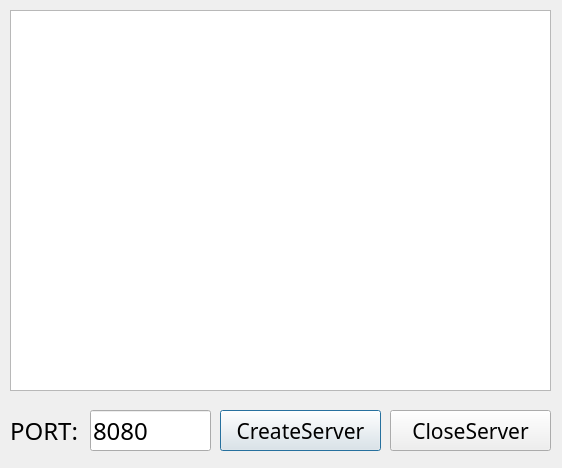
<?xml version="1.0" encoding="UTF-8"?>
<ui version="4.0">
 <class>ChatServerDialog</class>
 <widget class="QDialog" name="ChatServerDialog">
  <property name="geometry">
   <rect>
    <x>0</x>
    <y>0</y>
    <width>562</width>
    <height>468</height>
   </rect>
  </property>
  <property name="windowTitle">
   <string>ChatServerDialog</string>
  </property>
  <widget class="QListWidget" name="listWidget">
   <property name="geometry">
    <rect>
     <x>10</x>
     <y>10</y>
     <width>541</width>
     <height>381</height>
    </rect>
   </property>
  </widget>
  <widget class="QLabel" name="label">
   <property name="geometry">
    <rect>
     <x>10</x>
     <y>410</y>
     <width>71</width>
     <height>41</height>
    </rect>
   </property>
   <property name="font">
    <font>
     <family>YaHei Consolas Hybrid</family>
     <pointsize>18</pointsize>
    </font>
   </property>
   <property name="text">
    <string>PORT:</string>
   </property>
  </widget>
  <widget class="QLineEdit" name="portEdit">
   <property name="geometry">
    <rect>
     <x>90</x>
     <y>410</y>
     <width>121</width>
     <height>41</height>
    </rect>
   </property>
   <property name="font">
    <font>
     <family>YaHei Consolas Hybrid</family>
     <pointsize>18</pointsize>
    </font>
   </property>
   <property name="text">
    <string>8080</string>
   </property>
  </widget>
  <widget class="QPushButton" name="btn_Create">
   <property name="geometry">
    <rect>
     <x>220</x>
     <y>410</y>
     <width>161</width>
     <height>41</height>
    </rect>
   </property>
   <property name="font">
    <font>
     <family>YaHei Consolas Hybrid</family>
     <pointsize>16</pointsize>
    </font>
   </property>
   <property name="text">
    <string>CreateServer</string>
   </property>
  </widget>
  <widget class="QPushButton" name="btn_Close">
   <property name="geometry">
    <rect>
     <x>390</x>
     <y>410</y>
     <width>161</width>
     <height>41</height>
    </rect>
   </property>
   <property name="font">
    <font>
     <family>YaHei Consolas Hybrid</family>
     <pointsize>16</pointsize>
    </font>
   </property>
   <property name="text">
    <string>CloseServer</string>
   </property>
  </widget>
 </widget>
 <resources/>
 <connections/>
</ui>
